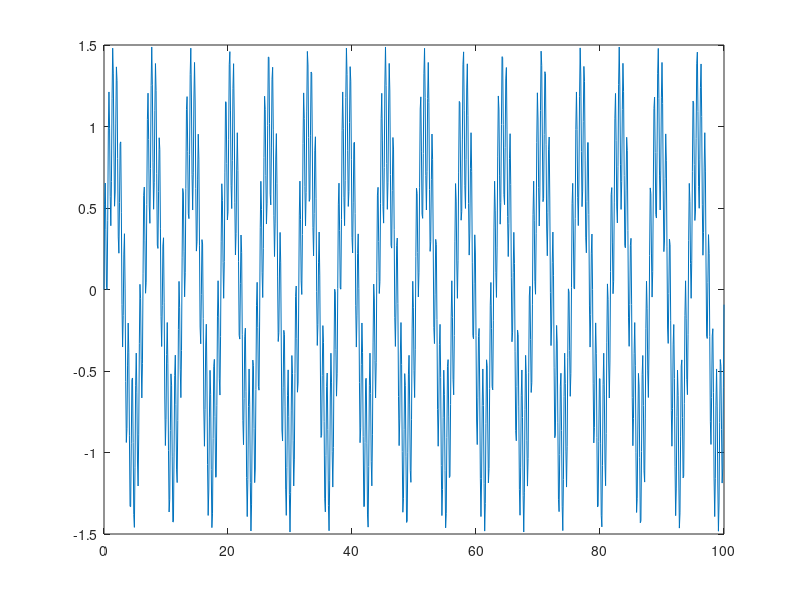
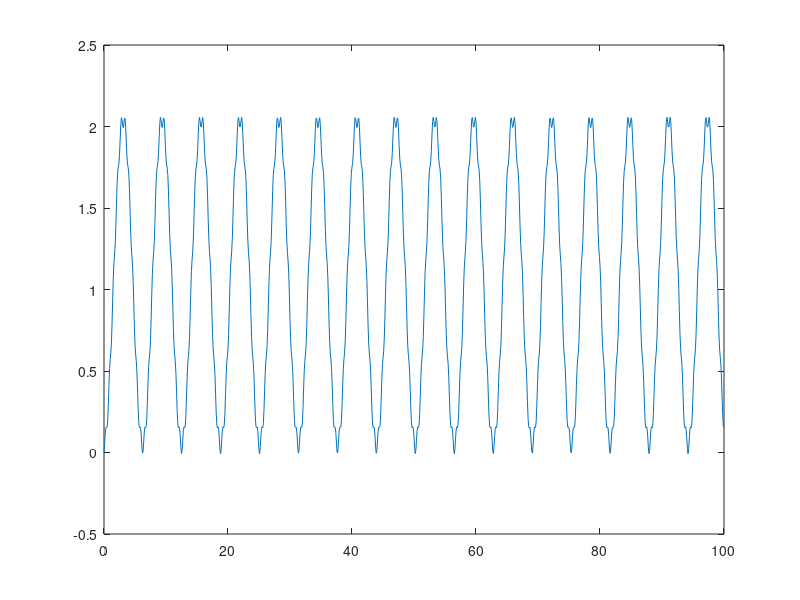

MATLAB code to generate these figures, in order:
%Should it come up again, this is justification for why our theta error is
%less smooth than our x or y error

x = 0:0.1:100
%Create something really not smooth and plot
y = sin(x) + 0.5*sin(10*x)
plot(x, y)

%Integrate y and plot on a second window. Integral is less squiggly
i = zeros(size(x))

for z = 1:size(x, 2)
    for w = 1:z
        i(z) = i(z) + y(w)*0.1;
    end
    z
end

figure
plot(x, i)